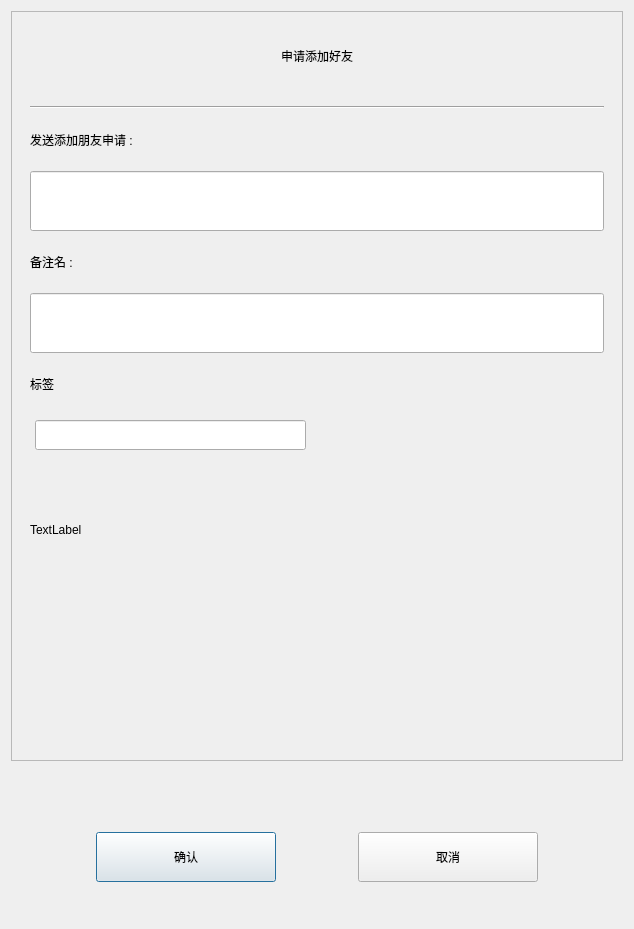
<?xml version="1.0" encoding="UTF-8"?>
<ui version="4.0">
 <class>AuthenFriend</class>
 <widget class="QDialog" name="AuthenFriend">
  <property name="geometry">
   <rect>
    <x>0</x>
    <y>0</y>
    <width>634</width>
    <height>929</height>
   </rect>
  </property>
  <property name="windowTitle">
   <string>Dialog</string>
  </property>
  <layout class="QVBoxLayout" name="verticalLayout">
   <item>
    <widget class="QScrollArea" name="scrollArea">
     <property name="minimumSize">
      <size>
       <width>0</width>
       <height>750</height>
      </size>
     </property>
     <property name="maximumSize">
      <size>
       <width>16777215</width>
       <height>750</height>
      </size>
     </property>
     <property name="widgetResizable">
      <bool>true</bool>
     </property>
     <widget class="QWidget" name="scrollcontent">
      <property name="geometry">
       <rect>
        <x>0</x>
        <y>0</y>
        <width>614</width>
        <height>748</height>
       </rect>
      </property>
      <property name="minimumSize">
       <size>
        <width>0</width>
        <height>0</height>
       </size>
      </property>
      <layout class="QVBoxLayout" name="verticalLayout_2">
       <property name="spacing">
        <number>6</number>
       </property>
       <item>
        <widget class="QLabel" name="apply_lb">
         <property name="minimumSize">
          <size>
           <width>0</width>
           <height>70</height>
          </size>
         </property>
         <property name="maximumSize">
          <size>
           <width>16777215</width>
           <height>70</height>
          </size>
         </property>
         <property name="text">
          <string>申请添加好友</string>
         </property>
         <property name="alignment">
          <set>Qt::AlignCenter</set>
         </property>
        </widget>
       </item>
       <item>
        <widget class="QWidget" name="apply_wid" native="true">
         <layout class="QVBoxLayout" name="verticalLayout_3">
          <property name="spacing">
           <number>6</number>
          </property>
          <property name="topMargin">
           <number>9</number>
          </property>
          <item>
           <widget class="Line" name="line">
            <property name="orientation">
             <enum>Qt::Horizontal</enum>
            </property>
           </widget>
          </item>
          <item>
           <widget class="QLabel" name="label">
            <property name="minimumSize">
             <size>
              <width>0</width>
              <height>50</height>
             </size>
            </property>
            <property name="maximumSize">
             <size>
              <width>16777215</width>
              <height>16777215</height>
             </size>
            </property>
            <property name="text">
             <string>发送添加朋友申请 :</string>
            </property>
           </widget>
          </item>
          <item>
           <widget class="CustomizeEdit" name="name_ed">
            <property name="minimumSize">
             <size>
              <width>0</width>
              <height>60</height>
             </size>
            </property>
            <property name="maximumSize">
             <size>
              <width>16777215</width>
              <height>60</height>
             </size>
            </property>
           </widget>
          </item>
          <item>
           <widget class="QLabel" name="label_2">
            <property name="minimumSize">
             <size>
              <width>0</width>
              <height>50</height>
             </size>
            </property>
            <property name="maximumSize">
             <size>
              <width>16777215</width>
              <height>16777215</height>
             </size>
            </property>
            <property name="text">
             <string>备注名 :</string>
            </property>
           </widget>
          </item>
          <item>
           <widget class="CustomizeEdit" name="back_ed">
            <property name="minimumSize">
             <size>
              <width>0</width>
              <height>60</height>
             </size>
            </property>
            <property name="maximumSize">
             <size>
              <width>16777215</width>
              <height>60</height>
             </size>
            </property>
           </widget>
          </item>
          <item>
           <widget class="QLabel" name="label_3">
            <property name="minimumSize">
             <size>
              <width>0</width>
              <height>50</height>
             </size>
            </property>
            <property name="maximumSize">
             <size>
              <width>16777215</width>
              <height>16777215</height>
             </size>
            </property>
            <property name="text">
             <string>标签</string>
            </property>
           </widget>
          </item>
          <item>
           <widget class="QWidget" name="lb_group_wid" native="true">
            <layout class="QVBoxLayout" name="verticalLayout_4">
             <property name="spacing">
              <number>0</number>
             </property>
             <property name="leftMargin">
              <number>0</number>
             </property>
             <property name="topMargin">
              <number>0</number>
             </property>
             <property name="rightMargin">
              <number>0</number>
             </property>
             <property name="bottomMargin">
              <number>0</number>
             </property>
             <item>
              <widget class="QWidget" name="gridWidget" native="true">
               <property name="minimumSize">
                <size>
                 <width>0</width>
                 <height>90</height>
                </size>
               </property>
               <property name="maximumSize">
                <size>
                 <width>16777215</width>
                 <height>16777215</height>
                </size>
               </property>
               <widget class="CustomizeEdit" name="lb_ed">
                <property name="geometry">
                 <rect>
                  <x>5</x>
                  <y>5</y>
                  <width>271</width>
                  <height>30</height>
                 </rect>
                </property>
               </widget>
              </widget>
             </item>
             <item>
              <widget class="QWidget" name="input_tip_wid" native="true">
               <property name="minimumSize">
                <size>
                 <width>0</width>
                 <height>50</height>
                </size>
               </property>
               <property name="maximumSize">
                <size>
                 <width>16777215</width>
                 <height>16777215</height>
                </size>
               </property>
               <layout class="QVBoxLayout" name="verticalLayout_5">
                <property name="spacing">
                 <number>0</number>
                </property>
                <property name="leftMargin">
                 <number>0</number>
                </property>
                <property name="topMargin">
                 <number>0</number>
                </property>
                <property name="rightMargin">
                 <number>0</number>
                </property>
                <property name="bottomMargin">
                 <number>0</number>
                </property>
                <item>
                 <widget class="ClickedOnceLabel" name="tip_lb">
                  <property name="minimumSize">
                   <size>
                    <width>0</width>
                    <height>0</height>
                   </size>
                  </property>
                  <property name="maximumSize">
                   <size>
                    <width>16777215</width>
                    <height>16777215</height>
                   </size>
                  </property>
                  <property name="text">
                   <string>TextLabel</string>
                  </property>
                 </widget>
                </item>
               </layout>
              </widget>
             </item>
            </layout>
           </widget>
          </item>
          <item>
           <widget class="QWidget" name="widget" native="true">
            <layout class="QHBoxLayout" name="horizontalLayout_2">
             <property name="leftMargin">
              <number>0</number>
             </property>
             <property name="topMargin">
              <number>0</number>
             </property>
             <property name="rightMargin">
              <number>0</number>
             </property>
             <property name="bottomMargin">
              <number>0</number>
             </property>
             <item>
              <widget class="QWidget" name="lb_list" native="true">
               <property name="minimumSize">
                <size>
                 <width>350</width>
                 <height>0</height>
                </size>
               </property>
              </widget>
             </item>
             <item>
              <widget class="QWidget" name="more_li_wid" native="true">
               <property name="maximumSize">
                <size>
                 <width>70</width>
                 <height>16777215</height>
                </size>
               </property>
               <layout class="QVBoxLayout" name="verticalLayout_6">
                <property name="spacing">
                 <number>0</number>
                </property>
                <property name="leftMargin">
                 <number>20</number>
                </property>
                <property name="topMargin">
                 <number>0</number>
                </property>
                <property name="rightMargin">
                 <number>0</number>
                </property>
                <property name="bottomMargin">
                 <number>0</number>
                </property>
                <item>
                 <spacer name="verticalSpacer_3">
                  <property name="orientation">
                   <enum>Qt::Vertical</enum>
                  </property>
                  <property name="sizeHint" stdset="0">
                   <size>
                    <width>20</width>
                    <height>40</height>
                   </size>
                  </property>
                 </spacer>
                </item>
                <item>
                 <widget class="ClickedOnceLabel" name="more_lb">
                  <property name="minimumSize">
                   <size>
                    <width>40</width>
                    <height>40</height>
                   </size>
                  </property>
                  <property name="maximumSize">
                   <size>
                    <width>40</width>
                    <height>40</height>
                   </size>
                  </property>
                  <property name="text">
                   <string/>
                  </property>
                 </widget>
                </item>
                <item>
                 <spacer name="verticalSpacer_4">
                  <property name="orientation">
                   <enum>Qt::Vertical</enum>
                  </property>
                  <property name="sizeHint" stdset="0">
                   <size>
                    <width>20</width>
                    <height>40</height>
                   </size>
                  </property>
                 </spacer>
                </item>
               </layout>
              </widget>
             </item>
            </layout>
           </widget>
          </item>
         </layout>
        </widget>
       </item>
      </layout>
     </widget>
    </widget>
   </item>
   <item>
    <spacer name="verticalSpacer">
     <property name="orientation">
      <enum>Qt::Vertical</enum>
     </property>
     <property name="sizeType">
      <enum>QSizePolicy::Fixed</enum>
     </property>
     <property name="sizeHint" stdset="0">
      <size>
       <width>20</width>
       <height>40</height>
      </size>
     </property>
    </spacer>
   </item>
   <item>
    <widget class="QWidget" name="apply_sure_wid" native="true">
     <property name="minimumSize">
      <size>
       <width>0</width>
       <height>100</height>
      </size>
     </property>
     <layout class="QHBoxLayout" name="horizontalLayout">
      <item>
       <spacer name="horizontalSpacer">
        <property name="orientation">
         <enum>Qt::Horizontal</enum>
        </property>
        <property name="sizeHint" stdset="0">
         <size>
          <width>40</width>
          <height>20</height>
         </size>
        </property>
       </spacer>
      </item>
      <item>
       <widget class="ClickedBtn" name="sure_btn">
        <property name="minimumSize">
         <size>
          <width>180</width>
          <height>50</height>
         </size>
        </property>
        <property name="text">
         <string>确认</string>
        </property>
       </widget>
      </item>
      <item>
       <spacer name="horizontalSpacer_2">
        <property name="orientation">
         <enum>Qt::Horizontal</enum>
        </property>
        <property name="sizeHint" stdset="0">
         <size>
          <width>40</width>
          <height>20</height>
         </size>
        </property>
       </spacer>
      </item>
      <item>
       <widget class="ClickedBtn" name="cancel_btn">
        <property name="minimumSize">
         <size>
          <width>180</width>
          <height>50</height>
         </size>
        </property>
        <property name="text">
         <string>取消</string>
        </property>
       </widget>
      </item>
      <item>
       <spacer name="horizontalSpacer_3">
        <property name="orientation">
         <enum>Qt::Horizontal</enum>
        </property>
        <property name="sizeHint" stdset="0">
         <size>
          <width>40</width>
          <height>20</height>
         </size>
        </property>
       </spacer>
      </item>
     </layout>
    </widget>
   </item>
   <item>
    <spacer name="verticalSpacer_2">
     <property name="orientation">
      <enum>Qt::Vertical</enum>
     </property>
     <property name="sizeHint" stdset="0">
      <size>
       <width>20</width>
       <height>40</height>
      </size>
     </property>
    </spacer>
   </item>
  </layout>
 </widget>
 <customwidgets>
  <customwidget>
   <class>ClickedBtn</class>
   <extends>QPushButton</extends>
   <header>clickedbtn.h</header>
  </customwidget>
  <customwidget>
   <class>CustomizeEdit</class>
   <extends>QLineEdit</extends>
   <header location="global">customizeedit.h</header>
  </customwidget>
  <customwidget>
   <class>ClickedOnceLabel</class>
   <extends>QLabel</extends>
   <header>clickedoncelabel.h</header>
  </customwidget>
 </customwidgets>
 <resources/>
 <connections/>
</ui>
